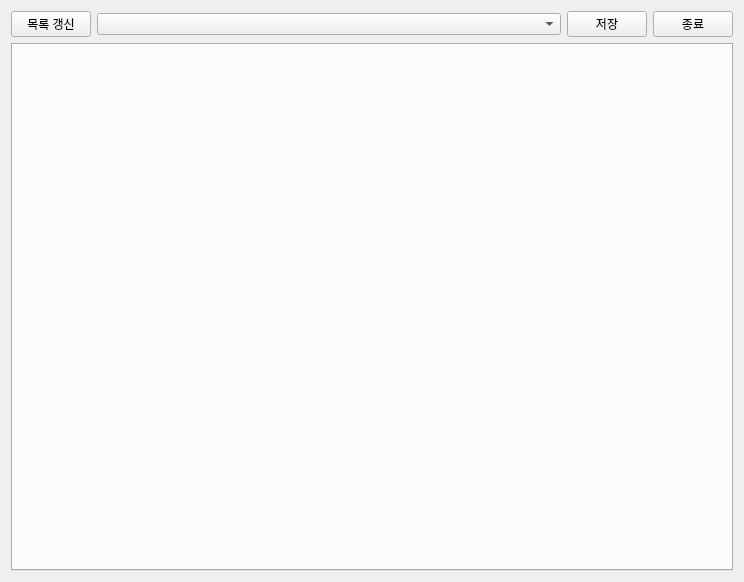
<?xml version="1.0" encoding="UTF-8"?>
<ui version="4.0">
 <class>MainWindow</class>
 <widget class="QWidget" name="MainWindow">
  <property name="geometry">
   <rect>
    <x>0</x>
    <y>0</y>
    <width>744</width>
    <height>582</height>
   </rect>
  </property>
  <layout class="QVBoxLayout" name="verticalLayout">
   <item>
    <widget class="QSplitter" name="splitter">
     <property name="orientation">
      <enum>Qt::Horizontal</enum>
     </property>
     <widget class="QWidget" name="widget" native="true">
      <layout class="QVBoxLayout" name="verticalLayout_2">
       <property name="topMargin">
        <number>0</number>
       </property>
       <property name="rightMargin">
        <number>0</number>
       </property>
       <property name="bottomMargin">
        <number>0</number>
       </property>
       <item>
        <layout class="QHBoxLayout" name="horizontalLayout">
         <item>
          <widget class="QPushButton" name="refresh">
           <property name="text">
            <string>목록 갱신</string>
           </property>
          </widget>
         </item>
         <item>
          <widget class="QComboBox" name="folders">
           <property name="sizePolicy">
            <sizepolicy hsizetype="Expanding" vsizetype="Fixed">
             <horstretch>0</horstretch>
             <verstretch>0</verstretch>
            </sizepolicy>
           </property>
          </widget>
         </item>
         <item>
          <widget class="QPushButton" name="save">
           <property name="text">
            <string>저장</string>
           </property>
          </widget>
         </item>
         <item>
          <widget class="QPushButton" name="exit">
           <property name="text">
            <string>종료</string>
           </property>
          </widget>
         </item>
        </layout>
       </item>
       <item>
        <widget class="QTabWidget" name="tab">
         <property name="currentIndex">
          <number>-1</number>
         </property>
        </widget>
       </item>
      </layout>
     </widget>
    </widget>
   </item>
  </layout>
 </widget>
 <resources/>
 <connections/>
</ui>
